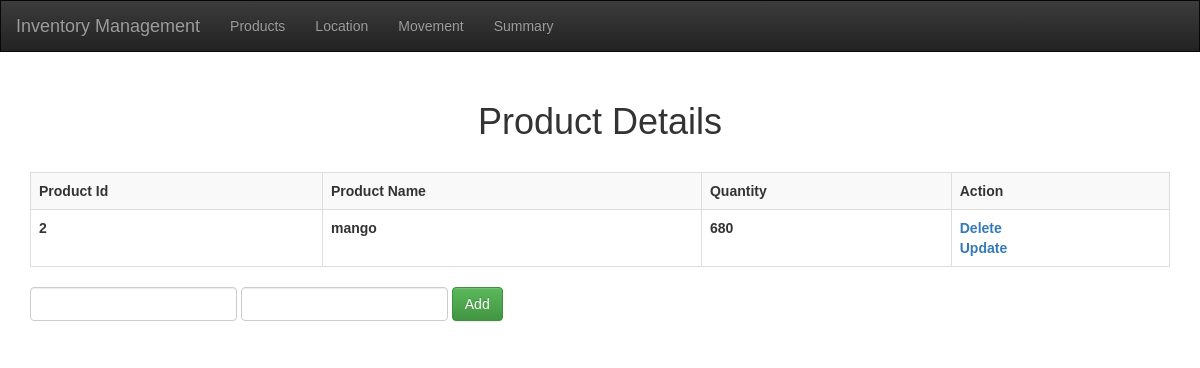
/product, run on an earlier commit of the app's database.
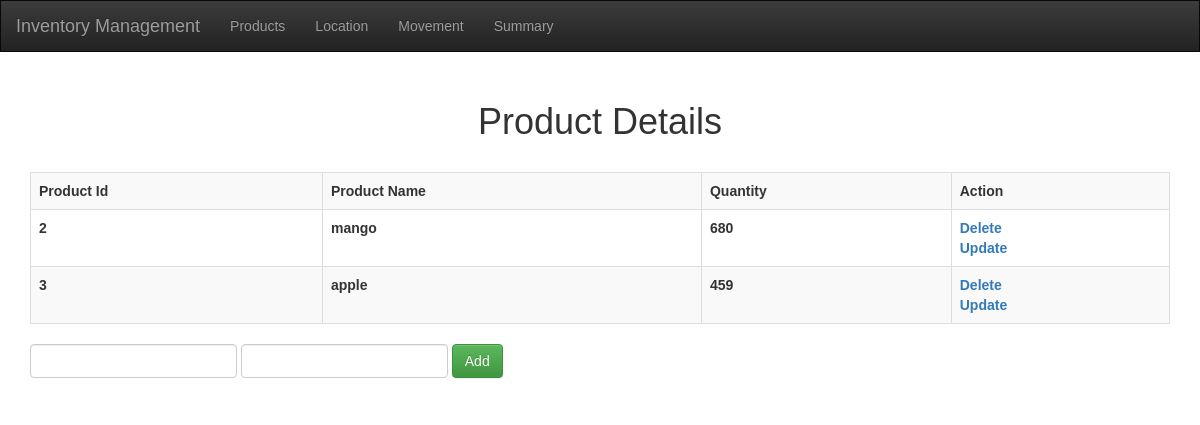
And on a later commit of the database.
### app.py (models this page shows, shortened)
class Product(db.Model):
    product_id = db.Column(db.Integer, primary_key=True)
    product_name = db.Column(db.String, nullable=False)
    Quantity = db.Column(db.Integer , default=0)
    unallocted = db.Column(db.Integer)

### app.py (the view)
@app.route("/product", methods=['POST','GET'])
def index():
    msg=None
    if request.method=='POST' and request.form['productname'] not in [None , '' , ' '] and request.form['quant'] not in [None , '' , ' ']:
        name =  request.form['productname']
        qant = request.form['quant']
        new_product = Product(product_name = name, Quantity = qant,unallocted=qant )
        try:
            db.session.add(new_product)
            db.session.commit()
            return redirect('/product')
        except sqlite3.Error as e:
            print("=== ", e)
            return 'There is some issue in adding new product. '
    elif request.method=='POST' and (request.form['productname'] in [None , '' , ' '] or request.form['quant'] in [None , '' , ' ']):
        tasks = Product.query.order_by(Product.product_id).all()
        msg="Fields are required !!!"
        return render_template('index.html', tasks=tasks,msg=msg)
    else:
        tasks = Product.query.order_by(Product.product_id).all()
        return render_template('index.html', tasks=tasks)

### template/index.html (shortened to what this page needs)
{% extends 'base.html'%}
{% block body %}
<div class="container">
    <h1 class="headerStyle" >Product Details</h1>
    {% if tasks|length < 1 %}
      <h4 class="headerStyle">There is no product. Add one below! </h4>
    {% else %}
     <table class="table table-striped table-bordered">
       <tr>
          <th>
              Product Id
            </th>
            <th>
              Product Name
            </th>
            <th>
                Quantity
              </th>
            <th>
              Action
            </th>
       </tr>
       {% for task in tasks %}
       <tr>
         <th>
           {{task.product_id}}</th>
         <th>{{task.product_name}}</th>
         <th>{{task.Quantity}}</th>
         <th>
           <a href="/product/delprod/{{task.product_id}}"> Delete </a>
            <br>
           <a href="/product/updateprod/{{task.product_id}}"> Update </a>
         </th>
       </tr>
       {% endfor %}
     </table>
  {% endif %}
     <form class="form-inline" action="/product" method="POST">
        <div class="form-group">
          <input class="form-control" type="text" name="productname">
        </div>
        <div class="form-group">
            <input class="form-control" type="number" name="quant">
          </div>
        <div class="form-group">
           <input type="submit" class="btn btn-success" value="Add">
        </div>
     </form>
  </div>
{% endblock %}

What changed in the data, as far as the page shows it:
added Product: product_id "3", product_name "apple", Quantity "459"
